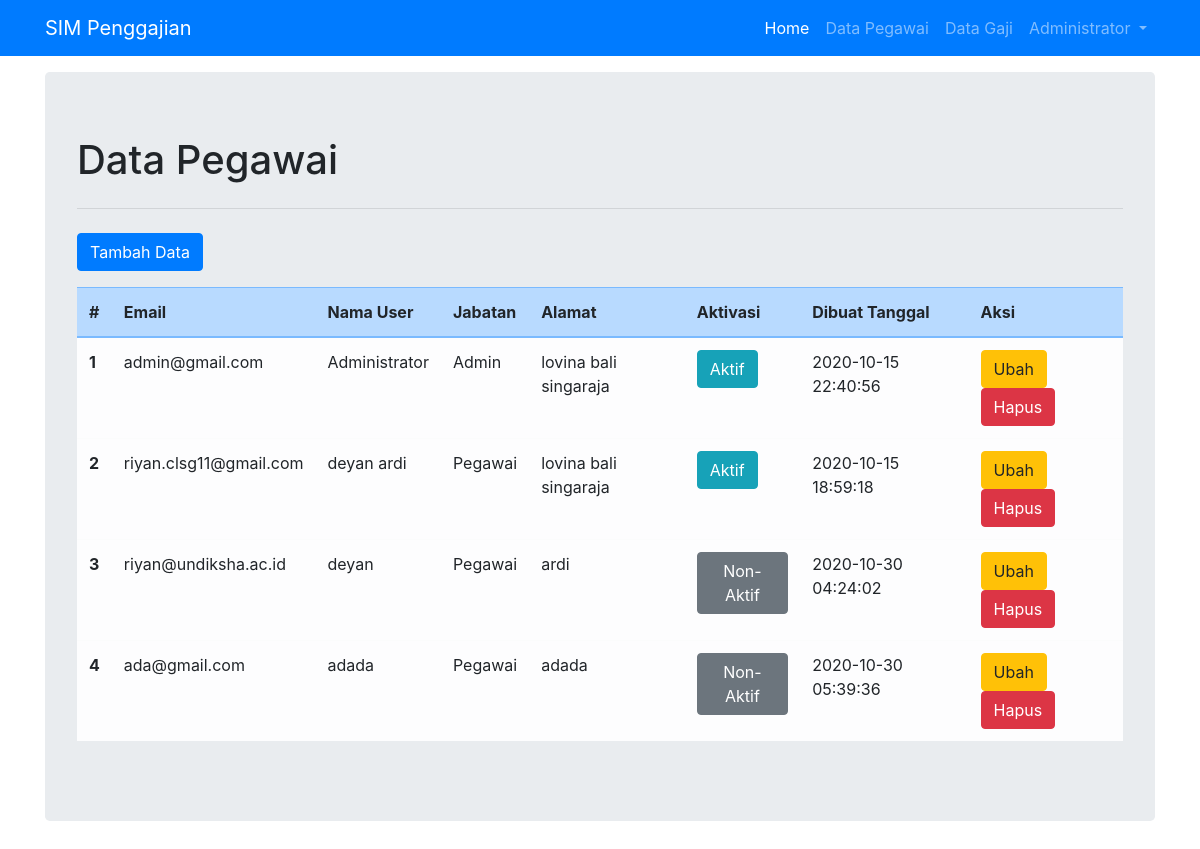
Page /public/user/pegawai (signed in) on the committed database.
### tables this page shows
CREATE TABLE `user` (
  `id` int(11) NOT NULL,
  `email` varchar(50) NOT NULL,
  `password` text NOT NULL,
  `foto_user` text DEFAULT NULL,
  `nama_user` text NOT NULL,
  `jabatan` int(1) NOT NULL DEFAULT 2,
  `alamat_asal` text NOT NULL,
  `active` int(1) NOT NULL DEFAULT 0,
  `create_at` datetime NOT NULL
);

### app/core/Controller.php (called while the page is built, shortened)
<?php
  class Controller
  {
      public function view($view, $data = [])
      {
          require_once '../app/views/' . $view . '.php';
      }
      public function model($model)
      {
          return new $model;
      }
  }

### app/core/App.php (called while the page is built, shortened)
<?php
class App
{
    protected $method = 'index';
    protected $params = [];
    public function __construct()
    {
        $url = $this->parseURL();
        if (file_exists('../app/controllers/' . ucfirst($url[0]) . '.php')) {
            unset($url[0]);
        } else {
            header('Location:' . BASEURL . '/user');
            exit;
        }
        $this->controller = new $this->controller;
        if (isset($url[1])) {
            if (method_exists($this->controller, $url[1])) {
                $this->method = $url[1];
            }
        }
        call_user_func_array([$this->controller, $this->method], $this->params);
    }
    public function parseURL()
    {
        if (isset($_GET['url'])) {
            $url = rtrim($_GET['url'], '/');
            $url = filter_var($url, FILTER_SANITIZE_URL);
            $url = explode('/', $url);
            return $url;
        }
    }
}

### public/index.php (called while the page is built, shortened)
<?php
$app = new App;
exit;

### app/core/Database.php (called while the page is built, shortened)
<?php
class Database
{
    private $host = DB_HOST;
    private $user = DB_USER;
    private $pass = DB_PASS;
    private $db_name = DB_NAME;
    private $dbh;
    private $stmt;
    public function __construct()
    {
        $dsn = 'mysql:host=' . $this->host . ';dbname=' . $this->db_name;
        $option = [
            PDO::ATTR_PERSISTENT => true,
            PDO::ATTR_ERRMODE => PDO::ERRMODE_EXCEPTION
        ];
        try {
            $this->dbh = new PDO($dsn,  $this->user, $this->pass, $option);
        } catch (PDOException $e) {
            die($e->getMessage());
        }
    }
    public function query($query)
    {
        $this->stmt = $this->dbh->prepare($query);
    }
    public function bind($param, $value, $type = null)
    {
        if (is_null($type)) {
            switch (true) {
                default:
                    $type = PDO::PARAM_STR;
            }
        }
        $this->stmt->bindValue($param, $value, $type);
    }
    public function execute()
    {
        $this->stmt->execute();
    }
    public function resulSet()
    {
        $this->execute();
        return $this->stmt->fetchAll(PDO::FETCH_ASSOC);
    }
}

### app/models/User_model.php (called while the page is built, shortened)
<?php
class User_model
{
    private $db;
    public function __construct()
    {
        $this->db = new Database;
    }
    public function getUserWhere($data)
    {
        $this->db->query('SELECT*FROM user WHERE id=:id');
        $this->db->bind('id', $data);
        return $this->db->resulSet();
    }
    public function getAllUser()
    {
        $this->db->query('SELECT*FROM user');
        return $this->db->resulSet();
    }
}

### app/views/page/pegawai.php (the view, shortened to what this page needs)
<div class="container mt-3">
    <div class="jumbotron ">
        <h1 class="display-5">Data Pegawai</h1>
        <hr class="my-4">
        <a href="<?= BASEURL ?>/user/tambah_pegawai"><button class="btn btn-primary mb-3">Tambah
                Data</button></a>
        <div class="table-responsive">
            <table class="table table-primary">
                <thead>
                    <tr>
                        <th scope="col">#</th>
                        <th scope="col">Email</th>
                        <th scope="col">Nama User</th>
                        <th scope="col">Jabatan</th>
                        <th scope="col">Alamat</th>
                        <th scope="col">Aktivasi</th>
                        <th scope="col">Dibuat Tanggal</th>
                        <th scope="col">Aksi</th>
                    </tr>
                </thead>
                <tbody class="table-light">
                    <?php
                    $i = 1;
                    foreach ($data['pegawai'] as $data) { ?>
                    <tr>
                        <th scope="row"><?= $i++ ?></th>
                        <td><?= $data['email'] ?></td>
                        <td><?= $data['nama_user'] ?></td>
                        <td>
                            <?php if ($data['jabatan'] == 1) { ?>
                            Admin
                            <?php } else { ?>
                            Pegawai
                            <?php } ?>
                        </td>
                        <td><?= $data['alamat_asal'] ?></td>
                        <td>
                            <?php if ($data['active'] == 1) { ?>
                            <a href="<?= BASEURL ?>/user/non_aktif/<?= $data['id'] ?>"><button
                                    class="btn btn-info">Aktif</button></a>
                            <?php } else { ?>
                            <a href="<?= BASEURL ?>/user/aktif/<?= $data['id'] ?>"><button
                                    class="btn btn-secondary">Non-Aktif</button></a>
                            <?php } ?>
                        </td>
                        <td><?= $data['create_at'] ?></td>
                        <td> <a href="<?= BASEURL ?>/user/ubah_user/<?= $data['id'] ?>"><button
                                    class="btn btn-warning">Ubah</button></a>
                            <a href="<?= BASEURL ?>/user/hapus_user/<?= $data['id'] ?>"><button
                                    class="btn btn-danger">Hapus</button></a>
                        </td>
                    </tr>
                    <?php } ?>
                </tbody>
            </table>
        </div>
    </div>
</div>

### app/views/master/header.php (shortened to what this page needs)
<!doctype html>
<html lang="en">
<head>
    <link rel="stylesheet" href="https://cdn.jsdelivr.net/npm/bootstrap@4.5.3/dist/css/bootstrap.min.css"
>
</head>
<body>
    <section id="header">
        <nav class="navbar navbar-expand-lg navbar-dark bg-primary">
            <div class="container">
                <a class="navbar-brand" href="#">SIM Penggajian</a>
                <div class="collapse navbar-collapse justify-content-end" id="navbarNavAltMarkup">
                    <div class="navbar-nav">
                        <a class="nav-link active" href="<?= BASEURL ?>">Home <span class="sr-only">(current)</span></a>
                        <?php if ($data['user'][0]['jabatan'] == "1") { ?>
                        <a class="nav-link " href="<?= BASEURL ?>/user/pegawai">Data Pegawai</a>
                        <a class="nav-link " href="<?= BASEURL ?>/user/data_gaji">Data Gaji</a>
                        <?php } else { ?>
                        <a class="nav-link " href="<?= BASEURL ?>/user/data_gaji_user">Detail Gaji</a>
                        <?php } ?>
                        <li class=" nav-item dropdown">
                            <a class="nav-link dropdown-toggle" href="#" id="navbarDropdown" role="button"
                                data-toggle="dropdown" aria-haspopup="true" aria-expanded="false">
                                <?= ucfirst($data['user'][0]['nama_user']) ?>
                            </a>
                        </li>
                    </div>
                </div>
            </div>
        </nav>
    </section>

### rows in the picture
user: nama_user "Administrator", email "admin@gmail.com", jabatan "Admin", alamat_asal "lovina bali singaraja", create_at "2020-10-15 22:40:56"
user: email "riyan.clsg11@gmail.com", nama_user "deyan ardi", jabatan "Pegawai", alamat_asal "lovina bali singaraja", create_at "2020-10-15 18:59:18"
user: email "riyan@undiksha.ac.id", nama_user "deyan", jabatan "Pegawai", alamat_asal "ardi", create_at "2020-10-30 04:24:02"
user: email "ada@gmail.com", nama_user "adada", jabatan "Pegawai", alamat_asal "adada", create_at "2020-10-30 05:39:36"
